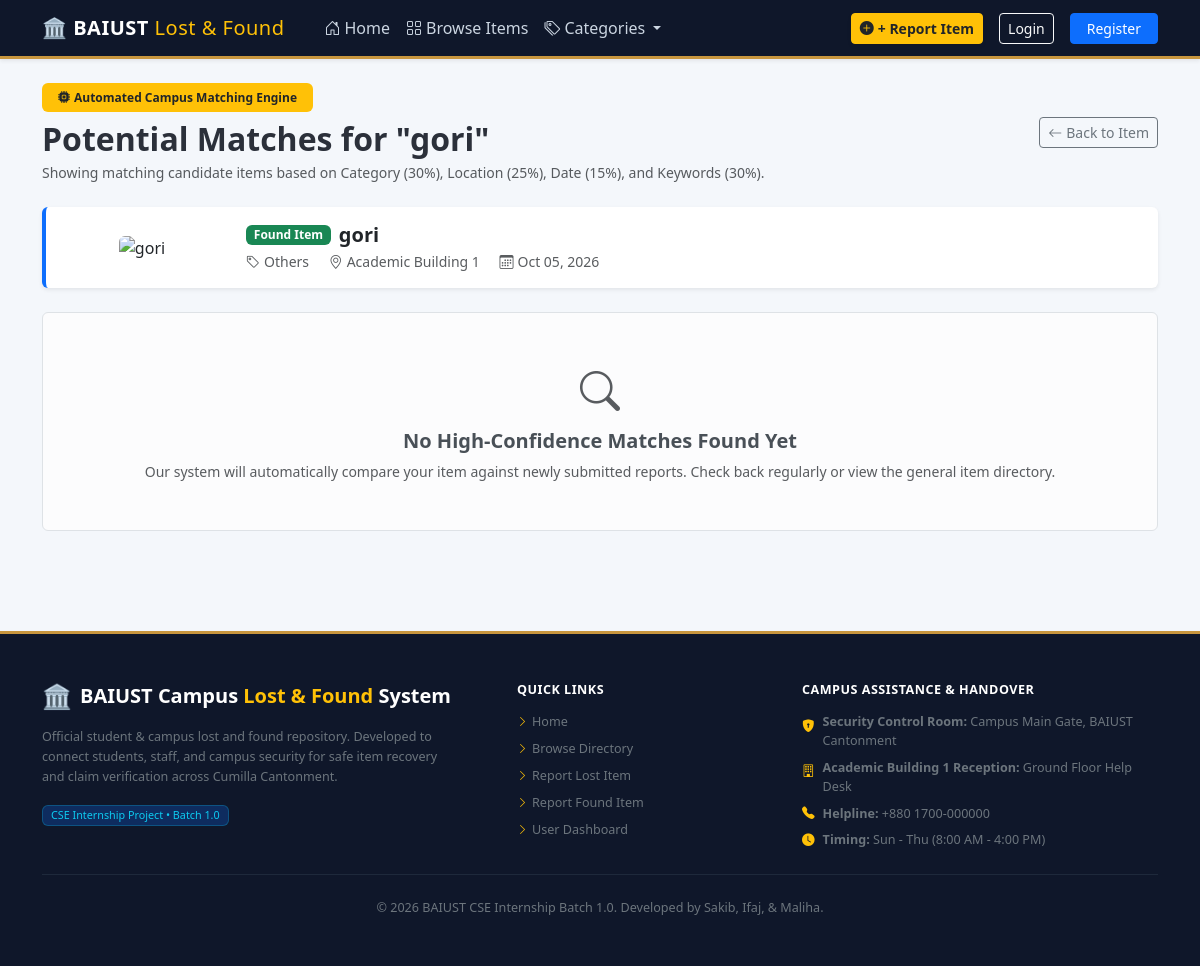
The app's page /items/5/matches/ with its own data.
### items/models.py (models this page shows, shortened)
class Item(models.Model):
    title = models.CharField(max_length=150)
    item_type = models.CharField(max_length=10, choices=ITEM_TYPE_CHOICES, default='LOST')
    category = models.ForeignKey(Category, on_delete=models.CASCADE, related_name='items')
    primary_image = models.ImageField(upload_to='items/')
    additional_image = models.ImageField(upload_to='items/additional/', blank=True, null=True)
    location = models.CharField(max_length=100, choices=CAMPUS_LOCATIONS)
    specific_location_details = models.CharField(max_length=255, help_text="e.g. Room 304, 2nd row bench, or Near Water Cooler")
    date_occurred = models.DateField(help_text="Date the item was lost or found")
    description = models.TextField(help_text="Detailed description of color, brand, condition, tags, etc.")
    secret_mark_question = models.CharField(
        max_length=255,
        blank=True,
        help_text="For FOUND items: Ask a question only the owner can answer (e.g. lock screen wallpaper, inside sticker, contents of purse)"
    )
    current_custody = models.CharField(
        max_length=100,
        choices=CUSTODY_CHOICES,
        default='With Finder',
        blank=True
    )
    status = models.CharField(max_length=20, choices=STATUS_CHOICES, default='APPROVED')
    reported_by = models.ForeignKey(User, on_delete=models.CASCADE, related_name='reported_items')
    created_at = models.DateTimeField(auto_now_add=True)
    updated_at = models.DateTimeField(auto_now=True)
    class Meta:
        ordering = ['-created_at']
    @property
    def fallback_image_url(self):
        cat_name = self.category.name.lower() if self.category else ''
        if 'electronic' in cat_name:
            return 'https://images.unsplash.com/photo-1517336714731-489689fd1ca8?w=500&auto=format&fit=crop&q=60'
        elif 'card' in cat_name or 'id' in cat_name:
            return 'https://images.unsplash.com/photo-1618005182384-a83a8bd57fbe?w=500&auto=format&fit=crop&q=60'
        elif 'book' in cat_name or 'notebook' in cat_name:
            return 'https://images.unsplash.com/photo-1497633762265-9d179a990aa6?w=500&auto=format&fit=crop&q=60'
        elif 'wallet' in cat_name or 'money' in cat_name:
            return 'https://images.unsplash.com/photo-1627123424574-724758594e93?w=500&auto=format&fit=crop&q=60'
        return 'https://images.unsplash.com/photo-1584438784894-089d6a62b8fa?w=500&auto=format&fit=crop&q=60'

class Category(models.Model):
    name = models.CharField(max_length=100, unique=True)
    icon = models.CharField(max_length=50, default='bi-box-seam', help_text="Bootstrap icon class e.g. bi-laptop, bi-card-text")
    description = models.TextField(blank=True)
    class Meta:
        verbose_name_plural = "Categories"
        ordering = ['name']

### items/views.py (the view)
# urls.py: path('items/<int:pk>/matches/', views.match_suggestions, name='match_suggestions'),
def match_suggestions(request, pk):
    item = get_object_or_404(Item, pk=pk)
    matches = find_candidate_matches(item, min_score=40.0, limit=8)
    return render(request, 'items/matches.html', {
        'target_item': item,
        'matches': matches,
    })

### items/context_processors.py (called while the page is built)
def campus_stats(request):
    total_items = Item.objects.count()
    lost_count = Item.objects.filter(item_type='LOST', status__in=['PENDING', 'APPROVED', 'MATCHED']).count()
    found_count = Item.objects.filter(item_type='FOUND', status__in=['PENDING', 'APPROVED', 'MATCHED']).count()
    returned_count = Item.objects.filter(status='RETURNED').count()
    categories = Category.objects.all()
    return {
        'stat_total': total_items,
        'stat_lost': lost_count,
        'stat_found': found_count,
        'stat_returned': returned_count,
        'nav_categories': categories,
    }

### items/matching.py (called while the page is built, shortened)
def find_candidate_matches(target_item, min_score=45.0, limit=10):
    from .models import Item
    target_opposite = 'FOUND' if target_item.item_type == 'LOST' else 'LOST'
    candidates = Item.objects.filter(
        item_type=target_opposite,
        category=target_item.category
    ).exclude(id=target_item.id).exclude(status='RETURNED')
    matched_results = []
    matched_results.sort(key=lambda x: x['score'], reverse=True)
    return matched_results[:limit]

### templates/items/matches.html (shortened to what this page needs)
{% extends 'base.html' %}
{% block content %}
<div class="container py-4">
    <div class="d-flex justify-content-between align-items-center mb-4 flex-wrap gap-2">
        <div>
            <span class="badge bg-warning text-dark px-3 py-2 fw-semibold mb-2">
                <i class="bi bi-cpu-fill me-1"></i>Automated Campus Matching Engine
            </span>
            <h2 class="fw-bold mb-1">Potential Matches for "{{ target_item.title }}"</h2>
            <p class="text-muted small mb-0">Showing matching candidate items based on Category (30%), Location (25%), Date (15%), and Keywords (30%).</p>
        </div>
        <a href="{% url 'items:detail' target_item.id %}" class="btn btn-outline-secondary btn-sm">
            <i class="bi bi-arrow-left me-1"></i>Back to Item
        </a>
    </div>
    <div class="card shadow-sm border-0 mb-4 bg-white p-3 border-start border-4 border-primary">
        <div class="row align-items-center">
            <div class="col-md-2 text-center">
                {% if target_item.primary_image %}
                <img src="{{ target_item.primary_image.url }}"
                     alt="{{ target_item.title }}"
                     class="img-fluid rounded"
                     style="max-height: 80px; object-fit: cover;"
                     onerror="this.onerror=null; this.src='{{ target_item.fallback_image_url }}';">
                {% else %}
                <img src="{{ target_item.fallback_image_url }}"
                     alt="{{ target_item.title }}"
                     class="img-fluid rounded"
                     style="max-height: 80px; object-fit: cover;">
                {% endif %}
            </div>
            <div class="col-md-10">
                <div class="d-flex align-items-center gap-2 mb-1">
                    <span class="badge {% if target_item.item_type == 'LOST' %}badge-lost{% else %}badge-found{% endif %}">{{ target_item.get_item_type_display }}</span>
                    <h5 class="fw-bold mb-0">{{ target_item.title }}</h5>
                </div>
                <div class="small text-muted">
                    <span class="me-3"><i class="bi bi-tag me-1"></i>{{ target_item.category.name }}</span>
                    <span class="me-3"><i class="bi bi-geo-alt me-1"></i>{{ target_item.location }}</span>
                    <span><i class="bi bi-calendar3 me-1"></i>{{ target_item.date_occurred|date:"M d, Y" }}</span>
                </div>
            </div>
        </div>
    </div>
    <div class="row g-4">
        {% for m in matches %}
        <div class="col-lg-6">
            <div class="card shadow-sm border-0 h-100 bg-white">
                <div class="card-body p-4">
                    <div class="d-flex justify-content-between align-items-start mb-3">
                        <div class="d-flex align-items-center gap-2">
                            <span class="badge {% if m.item.item_type == 'LOST' %}badge-lost{% else %}badge-found{% endif %}">{{ m.item.get_item_type_display }}</span>
                            <h5 class="fw-bold mb-0 text-dark">{{ m.item.title }}</h5>
                        </div>
                        <span class="score-badge {% if m.score >= 70 %}bg-success text-white{% elif m.score >= 50 %}bg-warning text-dark{% else %}bg-secondary text-white{% endif %}">
                            {{ m.score }}% Match
                        </span>
                    </div>
                    <div class="row g-3 mb-3">
                        <div class="col-sm-4 text-center">
                            {% if m.item.primary_image %}
                            <img src="{{ m.item.primary_image.url }}"
                                 class="card-img-top rounded shadow-sm"
                                 alt="{{ m.item.title }}"
                                 style="height: 120px; object-fit: cover; width: 100%;"
                                 onerror="this.onerror=null; this.src='{{ m.item.fallback_image_url }}';">
                            {% else %}
                            <img src="{{ m.item.fallback_image_url }}"
                                 class="card-img-top rounded shadow-sm"
                                 alt="{{ m.item.title }}"
                                 style="height: 120px; object-fit: cover; width: 100%;">
                            {% endif %}
                        </div>
                        <div class="col-sm-8">
                            <p class="text-secondary small mb-2 text-truncate" style="max-height: 60px;">{{ m.item.description }}</p>
                            <div class="small text-muted">
                                <div><i class="bi bi-geo-alt-fill text-danger me-1"></i>Location: {{ m.item.location }}</div>
                                <div><i class="bi bi-calendar-event me-1"></i>Date: {{ m.item.date_occurred|date:"M d, Y" }}</div>
                                {% if m.item.current_custody %}
                                <div><i class="bi bi-box-seam me-1"></i>Custody: {{ m.item.current_custody }}</div>
                                {% endif %}
                            </div>
                        </div>
                    </div>
                    <div class="p-3 bg-light rounded small mb-3">
                        <div class="fw-bold text-muted mb-2">Matching Breakdown:</div>
                        <div class="d-flex justify-content-between mb-1">
                            <span>Category (30% max):</span>
                            <strong>{{ m.details.category_score }} pts</strong>
                        </div>
                        <div class="d-flex justify-content-between mb-1">
                            <span>Campus Location (25% max):</span>
                            <strong>{{ m.details.location_score }} pts</strong>
                        </div>
                        <div class="d-flex justify-content-between mb-1">
                            <span>Date Proximity (15% max):</span>
                            <strong>{{ m.details.date_score }} pts</strong>
                        </div>
                        <div class="d-flex justify-content-between">
                            <span>Keyword & Description (30% max):</span>
                            <strong>{{ m.details.text_score }} pts</strong>
                        </div>
                    </div>
                    <div class="d-flex gap-2">
                        <a href="{% url 'items:detail' m.item.id %}" class="btn btn-outline-dark btn-sm flex-fill">View Listing</a>
                        {% if m.item.item_type == 'FOUND' %}
                        <a href="{% url 'claims:submit' m.item.id %}" class="btn btn-success btn-sm flex-fill fw-bold">Claim Item</a>
                        {% endif %}
                    </div>
                </div>
            </div>
        </div>
        {% empty %}
        <div class="col-12">
            <div class="alert alert-light border text-center py-5">
                <i class="bi bi-search fs-1 text-muted d-block mb-2"></i>
                <h5 class="fw-bold">No High-Confidence Matches Found Yet</h5>
                <p class="text-muted small mb-0">Our system will automatically compare your item against newly submitted reports. Check back regularly or view the general item directory.</p>
            </div>
        </div>
        {% endfor %}
    </div>
</div>
{% endblock %}

### static/css/custom.css (style rules this page uses)
:root { --baiust-navy: #0d2240; --baiust-navy-dark: #071426; --baiust-gold: #c8963e; --baiust-accent: #195190; --baiust-light: #f4f7fb; }
body { background-color: var(--baiust-light); font-family: system-ui, -apple-system, "Segoe UI", Roboto, "Helvetica Neue", Arial, sans-serif; color: #2b303a; min-height: 100vh; display: flex; flex-direction: column; }
.badge-found { background-color: #198754; color: #fff; }

### records on screen
Item: title "gori", item_type "Found Item", category.name "Others", location "Academic Building 1", date_occurred "Oct 05, 2026"
